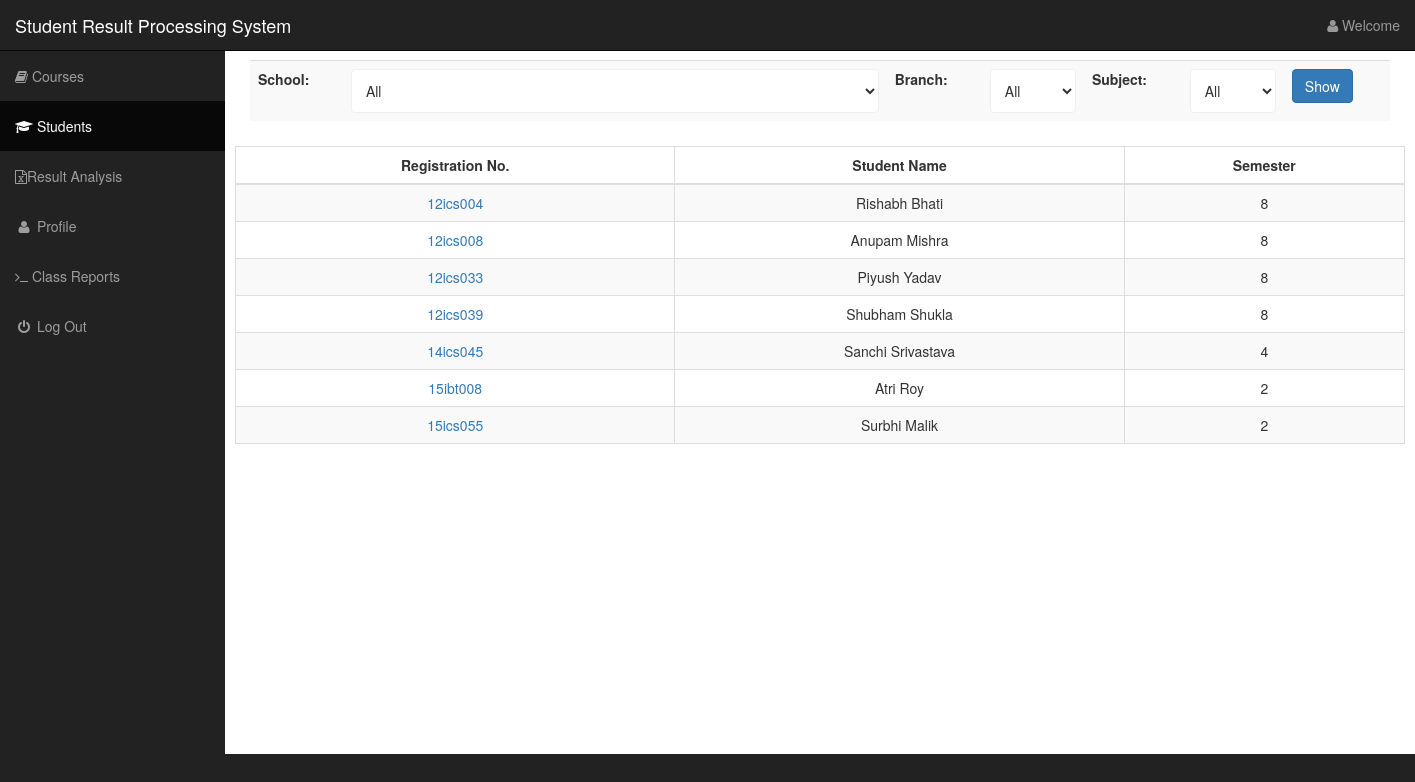
Before: /views/student.php (signed in) with the older database file.
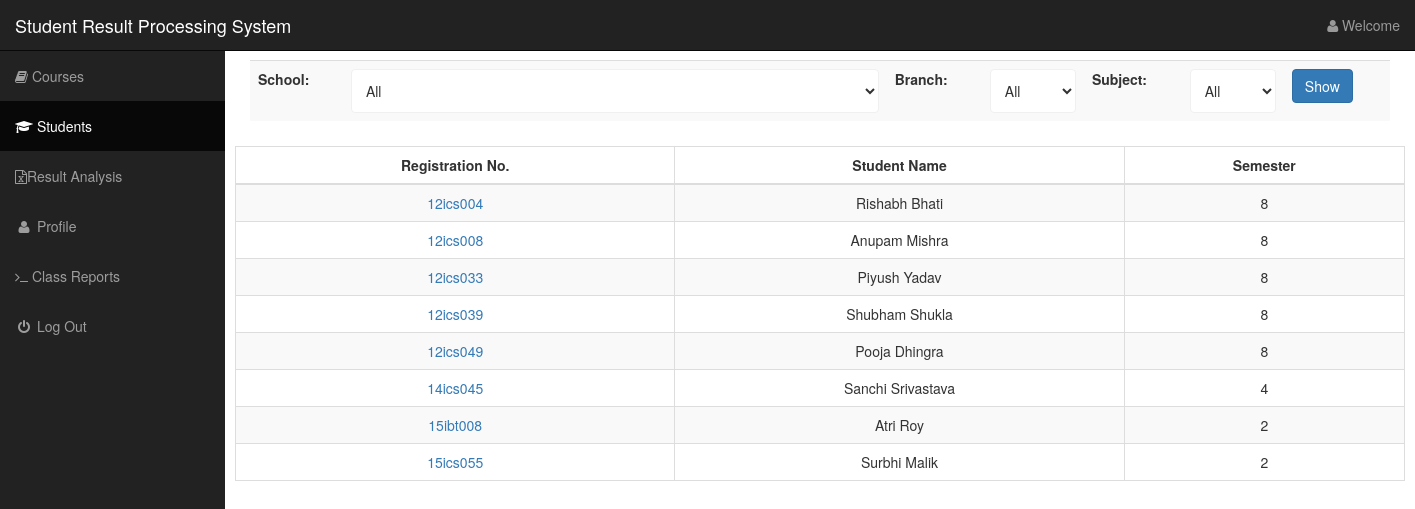
After: the same page with the newer database file.
### tables this page shows
CREATE TABLE IF NOT EXISTS `student` (
  `regNo` varchar(10) NOT NULL,
  `stuFirstName` text NOT NULL,
  `stuLastName` text NOT NULL,
  `college` varchar(20) NOT NULL,
  `branch` varchar(20) NOT NULL,
  `semester` int(2) NOT NULL,
  PRIMARY KEY (`regNo`)
);

### views/student.php (the view, shortened to what the changed rows need)
<!DOCTYPE html>
<html lang="en">
<head>
    <link href="http://localhost/studentMarks/sideBar/css/bootstrap.min.css" rel="stylesheet">
    <link href="http://localhost/studentMarks/sideBar/css/sb-admin.css" rel="stylesheet">
    <link href="http://localhost/studentMarks/sideBar/css/plugins/morris.css" rel="stylesheet">
    <link href="http://localhost/studentMarks/sideBar/font-awesome/css/font-awesome.min.css" rel="stylesheet" type="text/css">
</head>
<body>
    <div id="wrapper">
        <div id="page-wrapper">
            <div id="container-fluid">
    <table class="table table-bordered table-hover table-striped">
        <thead>
            <tr>
              <th>Registration No.</th>
              <th>Student Name</th>
              <th> Semester</th>
            </tr>
        </thead>
        <tbody>
        <?php
			if(isset($_GET['school']))
			 $school = $_GET['school'];
			 else $school = '';
             $sqlTable = "SELECT regNo,stuFirstName,stuLastName,semester FROM student where college like '%$school%' ";
             global $link;
                $resultTable = $link -> query($sqlTable);
              if (mysqli_num_rows($resultTable) > 0) {
               while($row2 = mysqli_fetch_array($resultTable)) {
                $reg= $row2['regNo'];
                $sfname =$row2['stuFirstName'];
                $slname = $row2['stuLastName'];
				$semester = $row2['semester'];
               echo "<tr>";
         echo "<td>"."<center>".'<a href="http://localhost/studentMarks/views/studentView.php?reg=' . $reg . '">'.$reg.'</a>'."</center>"."</td>";
        echo "<td>"."<center>".$sfname." ".$slname."</center>"."</td>";
		 echo "<td>"."<center>".$semester."</center>"."</td>";
        echo "</tr>";
    }
}else {
	echo "<tr>";
    echo "<td>"."<center>"."No rows found!"."</center>"."</td>";
	echo "</tr>";
}
?>
        </tbody>
    </table>
    <br>
    <br>
    <br>
    <br>
    <br>
    <br>
    <br>
    <br>
    <br>
    <br>
    <br>
    <br>
    <br>
    <br>
            </div>
        </div>
    </div>
</body>
</html>

Changed rows visible on the page:
added student: regNo "12ics049", stuFirstName "Pooja", stuLastName "Dhingra", semester "8"
